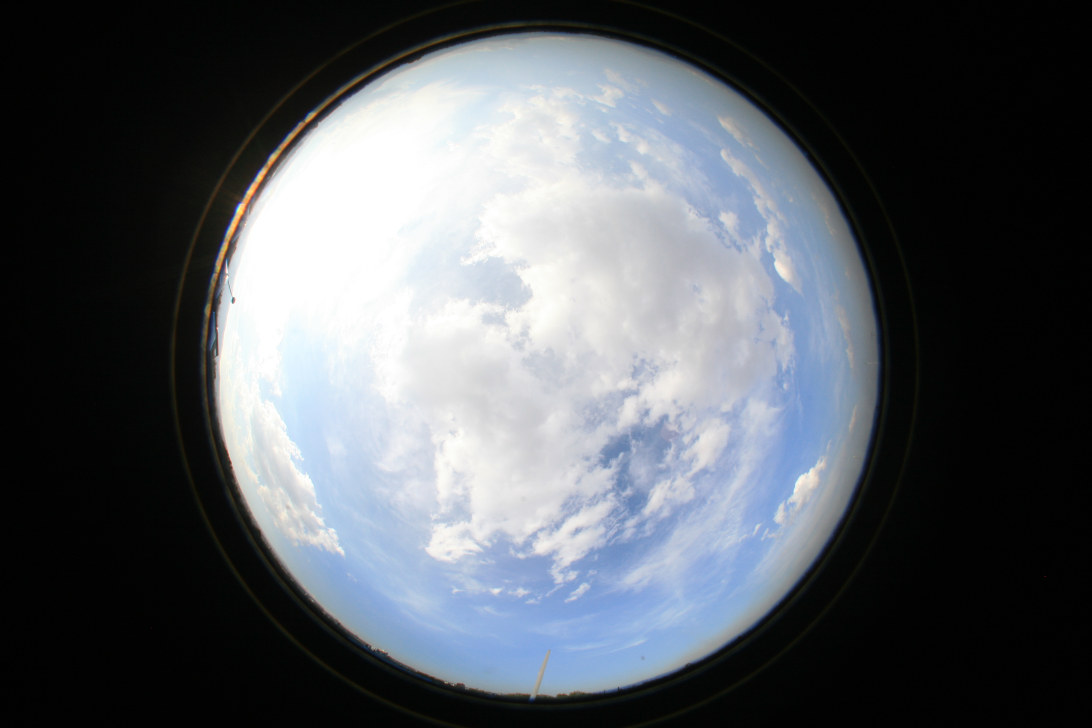
#> input picture img/11838.jpg, 4368 x 2912 px (shown at 1/4 size)
$ python Cleaner.py
#> lines starting #> are read from the running program, lines starting #| are printed output that depends on the picture
import cv2
import numpy as np
import os
import glob
from PIL import Image, ImageDraw, ImageFilter
from matplotlib import pyplot as plt


class Cleaner:
	"""
	This class Define the component to get the circle that contains
	the sky, that is really that matters for us;
	The order to get an PNG Image with just the circle is

	[1] Open the image
	[2]Crop the max square and resize it
	[3]put the Mask circle transparent
	[4]Save it
	"""

	def __init__(self, url):
		"""
		string: url , the url of the image
		"""
		self.url=str(url)
		self.img= self.convertToImage(str(url))


	def convertToImage(self,url):
		"""
		Converts the url into an Image
		Throws an exception if it is not
		Returns (obj) Image
		"""
#> called with url = 'img/11838.jpg'
		try:
			img=Image.open(self.url)
#> img is the input picture: PIL image 4368x2912 RGB; mean R, G, B 86.9, 91.9, 97.1
		except:
			print(self.url+" Is not an Image")
		return img

	def crop_center(self, crop_width, crop_height):
		"""
		Return an Image centered as a rectangle
		"""
#> called with crop_width = 2912, crop_height = 2912
		img_width, img_height = self.img.size
#> img_width = 4368; img_height = 2912
		return self.img.crop(((img_width - crop_width) // 2,(img_height - crop_height) // 2,(img_width + crop_width) // 2,(img_height + crop_height) // 2))#Parte la imagen de dos en dos para obtener el entro y hacerlo un cuadrado
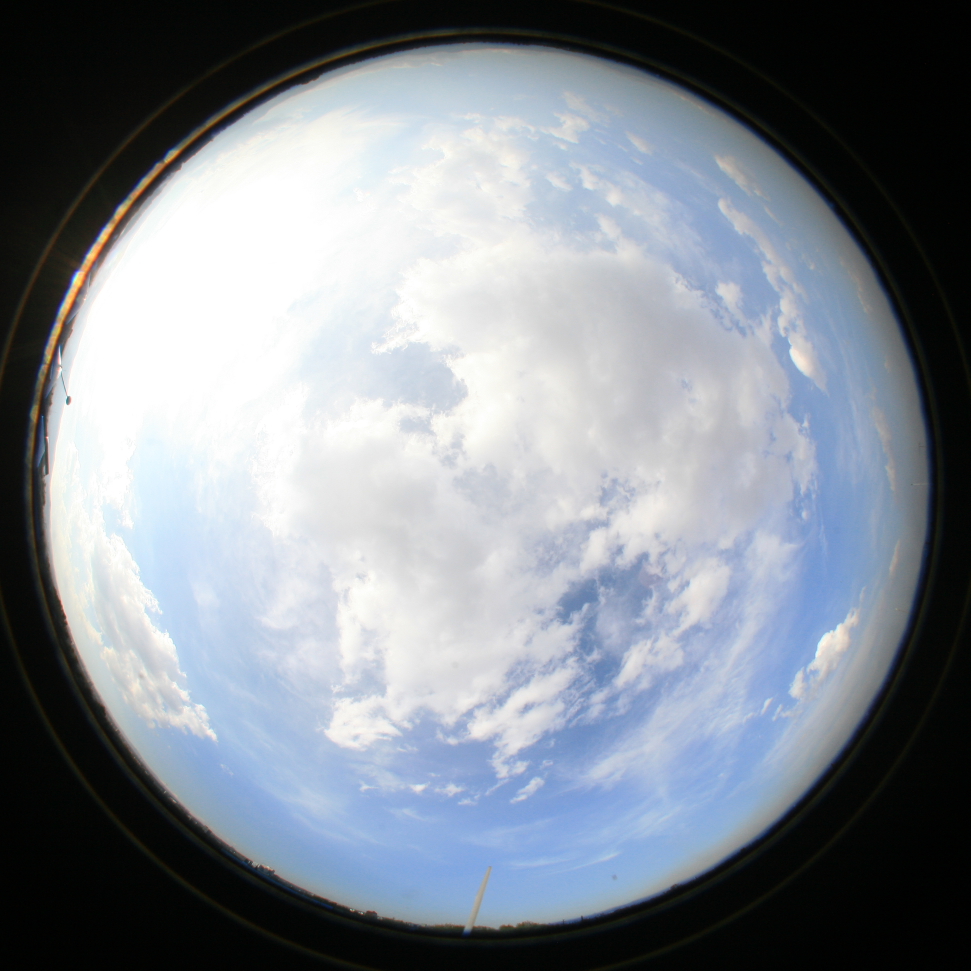
#> returned value: PIL image 2912x2912 RGB (shown at 1/3 size); mean R, G, B 129.4, 136.3, 144.7

	def mask_circle_solid(self, background_color, blur_radius, offset=0):
		"""
		Make a rectangle solid with a circle in the middle
		"""
		background = Image.new(self.img.mode, self.img.size, background_color)
		offset = (blur_radius*2)+offset
		mask = Image.new("L", self.img.size, 0)#Creamos una imagen de fondo negro
		draw = ImageDraw.Draw(mask)
		draw.ellipse((offset, offset, self.img.size[0] - offset, self.img.size[1] - offset), fill=255)
		mask = mask.filter(ImageFilter.GaussianBlur(blur_radius))
		return Image.composite(self.img, background, mask)

	def crop_max_square(self):
		"""
		Return an image with the max area as a square
		"""
		return self.crop_center( min(self.img.size), min(self.img.size))

	def mask_circle_transparent(self, imgn,blur_radius, offset=0):
		"""
		Return an Image with the circle in the center and the rest of the
		picture is transparent
		"""
#> called with blur_radius = 50, offset = 0
		offset = (blur_radius * 2)+ offset#ESte será el espacio donde se deposita la imagen que contiene al cielo
		mask = Image.new("L", imgn.size, 0)#Crea una imagen transparente
#> mask: PIL image 4368x4368 L; every value is 0
		draw = ImageDraw.Draw(mask)
		draw.ellipse((offset, offset, imgn.size[0] - offset, imgn.size[1] - offset), fill=255)#Dejamos un molde donde sabremos que tamaño tendrá nuestra imagen
		mask = mask.filter(ImageFilter.GaussianBlur(blur_radius))#El blur nos permite hacer mas densa la imagen y lo aplicamos sobre el molde
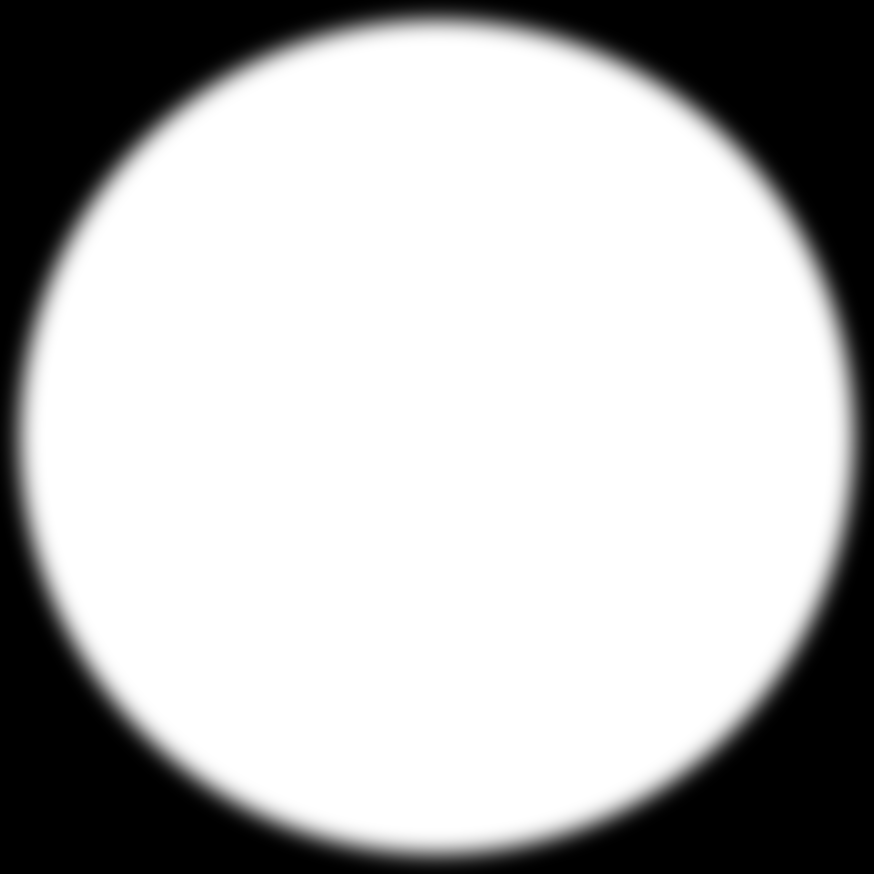
#> mask: PIL image 4368x4368 L (shown at 1/5 size); min 0, max 255, mean 182.4
		result = imgn.copy()#NUestra imagen es copiado
		result.putalpha(mask)#Le aplicamos el filtro
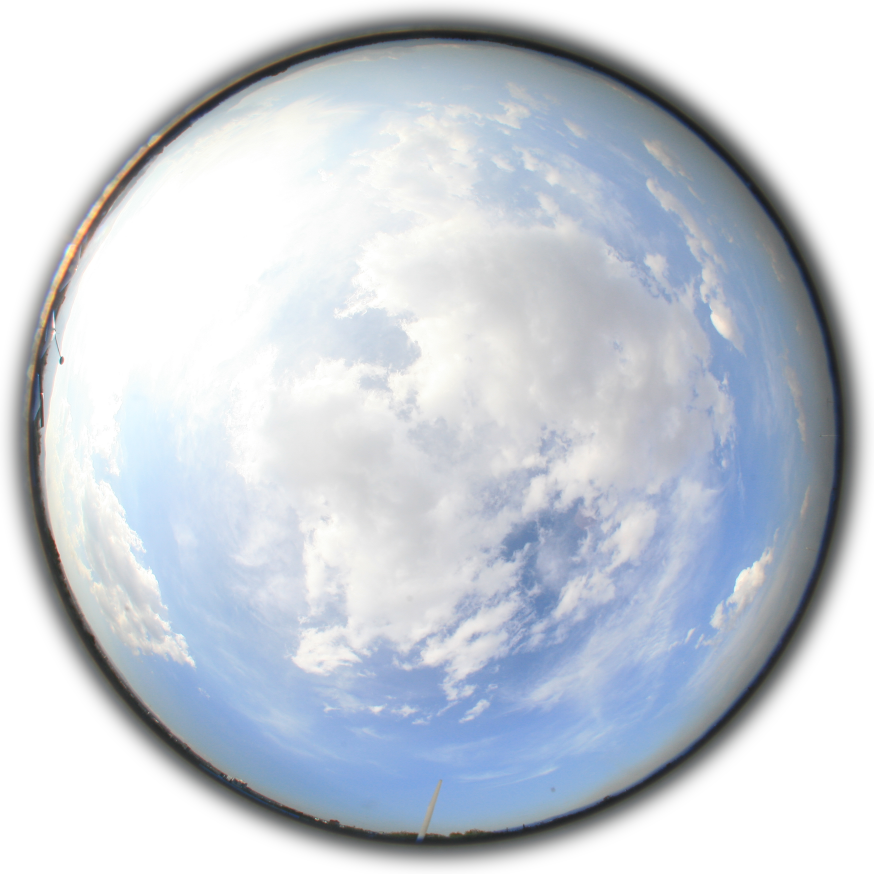
#> result: PIL image 4368x4368 RGBA (shown at 1/5 size); mean R, G, B, A 129.4, 136.3, 144.7, 182.4; transparent parts drawn white
		return result #devolvemos la imagen

	def filter_image(self):
		"""
		Returns just the center of an image
		"""
		im_square= self.crop_max_square().resize((self.img.size[0],self.img.size[0] ), Image.LANCZOS)#Practicamente la estamos volviendo un cuadrado
		im_thumb = self.mask_circle_transparent(im_square, 50)##50 marca el punto desde donde se verá la imagen circular
		im_thumb.save("myNewCircled.png")


c = Cleaner("img/11838.jpg")
c.filter_image()
